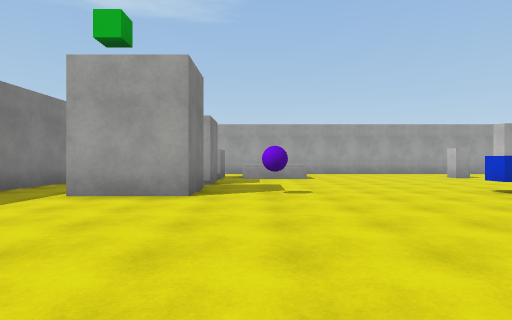
View 1 (above)

19 first-person views from a walk through a scene from a Unity 3-D project. The camera is 1.3 m above the floor, looks level and sees 80° across. The floor is counted in squares, 2 m on a side. Each view is taken from the middle of a square. On the plan, view 1 faces up. The plan holds only what a view shows up to about 10 squares ahead; the rest is blank. The player is left out. Surface patterns are stand-ins for the level's own textures.

View 2
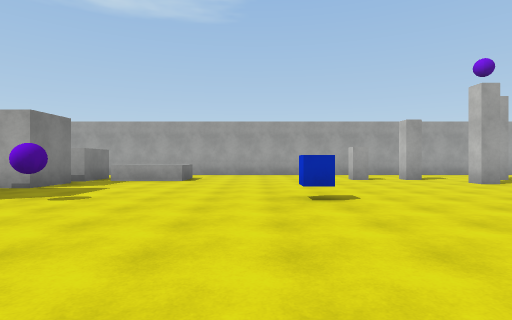

View 3
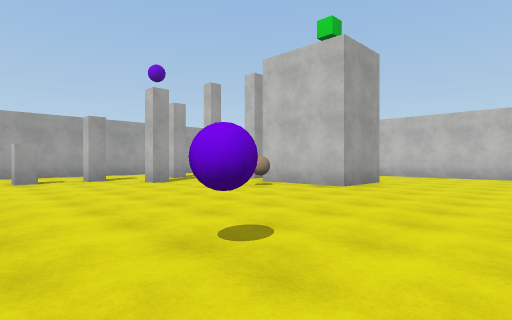

View 4
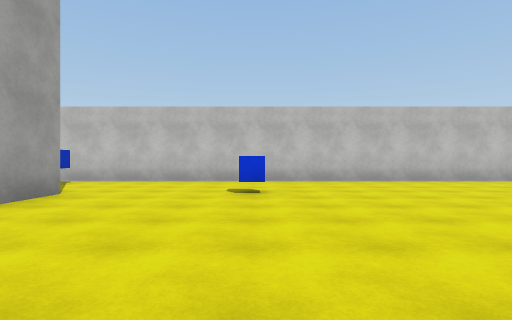

View 5
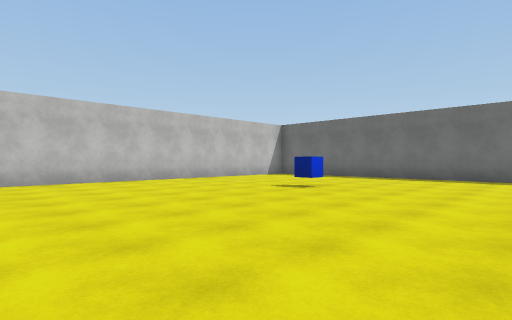

View 6
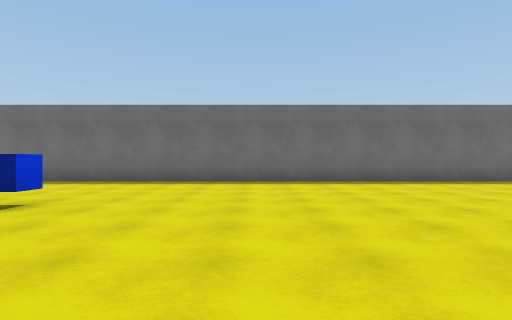

View 7
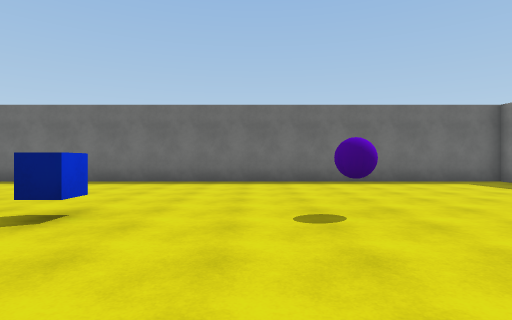

View 8
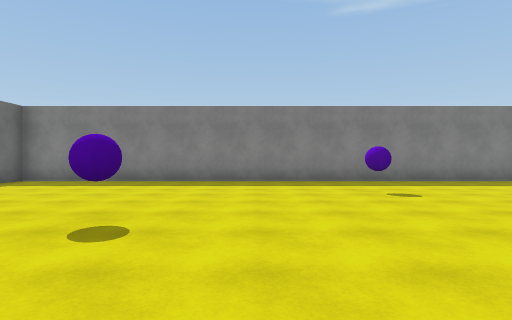

View 9
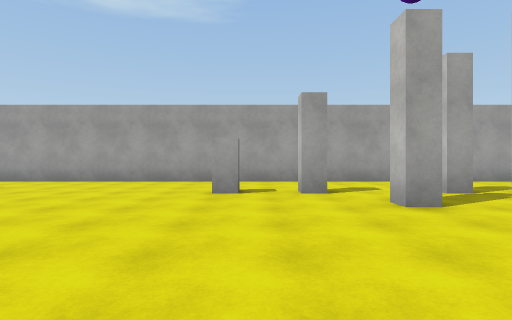

View 10
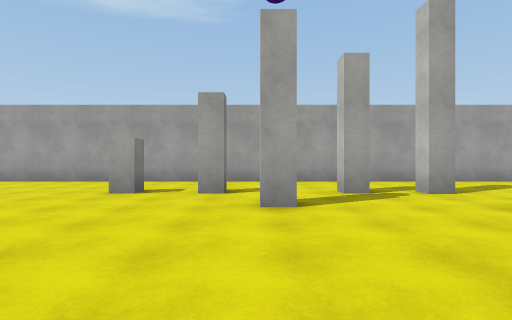

View 11
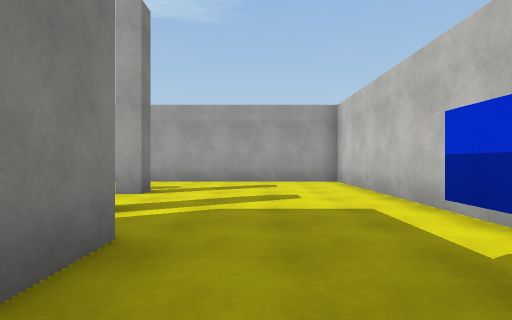

View 12
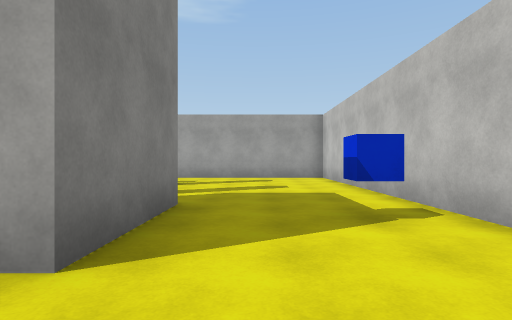

View 13
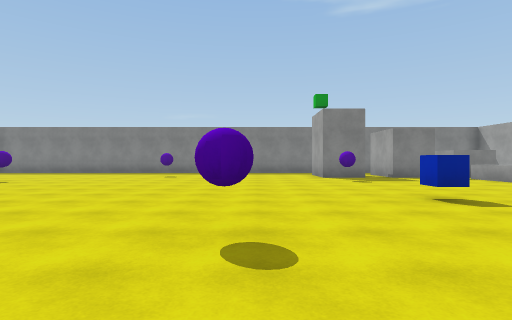

View 14
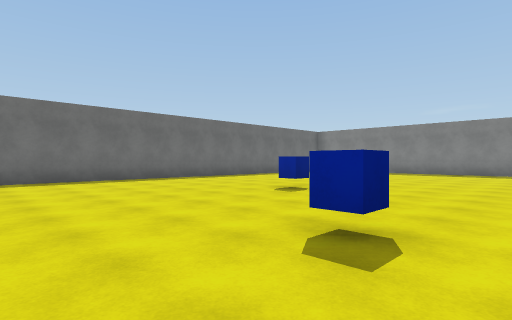

View 15
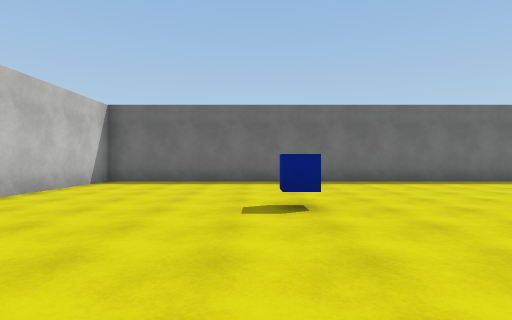

View 16
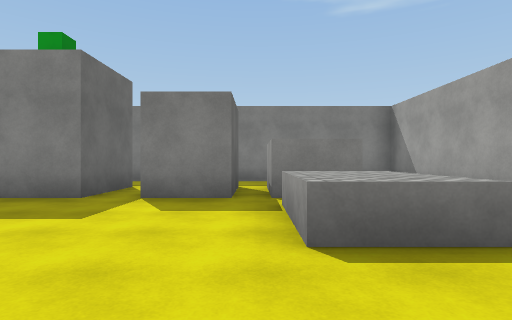

View 17
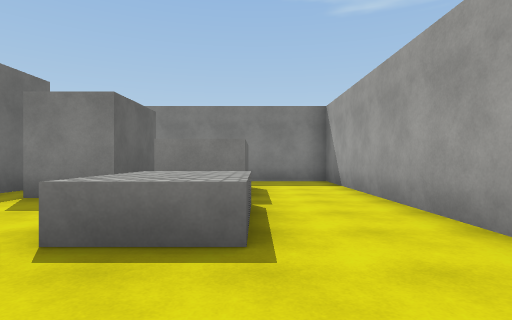

View 18
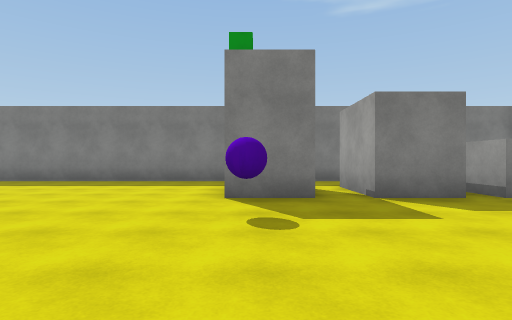

View 19
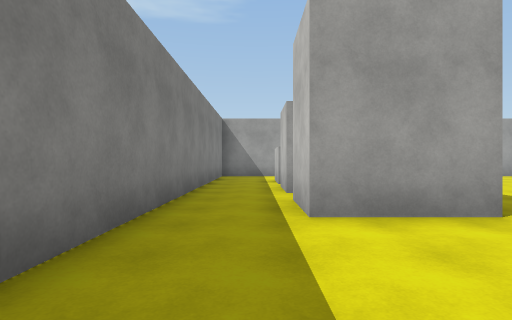

### Floor plan
Points are (right, up) in squares from view 1. A wall is a line through its corners. A room is listed if a view was taken in it or the views show most of it. See-through windows are left out.
Room 1 (views 1, 2, 3, 4, 5, 6, 7, 8, 9, 10, 11, 12, 13, 14, 15, 16, 17, 18, 19)
walls: (10.6, 9.2) (10.1, 9.2) (10.1, 9.8); (-1.2, 5.5) (-3.4, 5.5) (-3.4, 7) (-1.2, 7) (-1.2, 5.5); (14.8, 7.5) (14.8, 4.7) (12.8, 4.7) (12.8, 7.5); (9.4, 11.4) (9.4, 10.9) (8.9, 10.9) (8.9, 11.4); (-1.2, 8) (-3.4, 8) (-3.4, 9.6) (-1.2, 9.6) (-1.2, 8); (12.2, 10.9) (11.7, 10.9) (11.7, 11.5); (13.8, 11.4) (13.8, 10.9) (13.3, 10.9) (13.3, 11.4); (-1.2, 10.3) (-3.4, 10.3) (-3.4, 11.8) (-1.2, 11.8) (-1.2, 10.3); (18.5, -10.1) (18.5, 14.2) (-5.3, 14.2) (-5.3, -10.1) (18.5, -10.1)
objects: purple ball (-2, -1); purple ball (0, 6); pillar (0, 11) to (1, 12); purple ball (1, -5); blue cube (4, -4); blue cube (5, 6); blue cube (7, -1); purple ball (7, 3); pillar (8, 11); ball (12, 6); blue cube (13, -5); blue cube (15, 1); blue cube (17, 6)

Where each view was taken, in squares from view 1:
view 1: 0 up, 0 right, facing up
view 2: 1 up, 4 right, facing up
view 3: 1 up, 6 right, facing up-right
view 4: 1 up, 9 right, facing right
view 5: 1 up, 9 right, facing down-right
view 6: 1 down, 10 right, facing down
view 7: 1 down, 2 right, facing down
view 8: 3 down, 4 right, facing left
view 9: 5 up, 8 right, facing up
view 10: 5 up, 10 right, facing up
view 11: 5 up, 16 right, facing up
view 12: 3 up, 16 right, facing up
view 13: 3 up, 10 right, facing left
view 14: 0 up, 10 right, facing down-left
view 15: 1 down, 14 right, facing down
view 16: 10 up, 4 right, facing left
view 17: 12 up, 4 right, facing left
view 18: 6 up, 4 right, facing left
view 19: 2 up, 4 left, facing up
